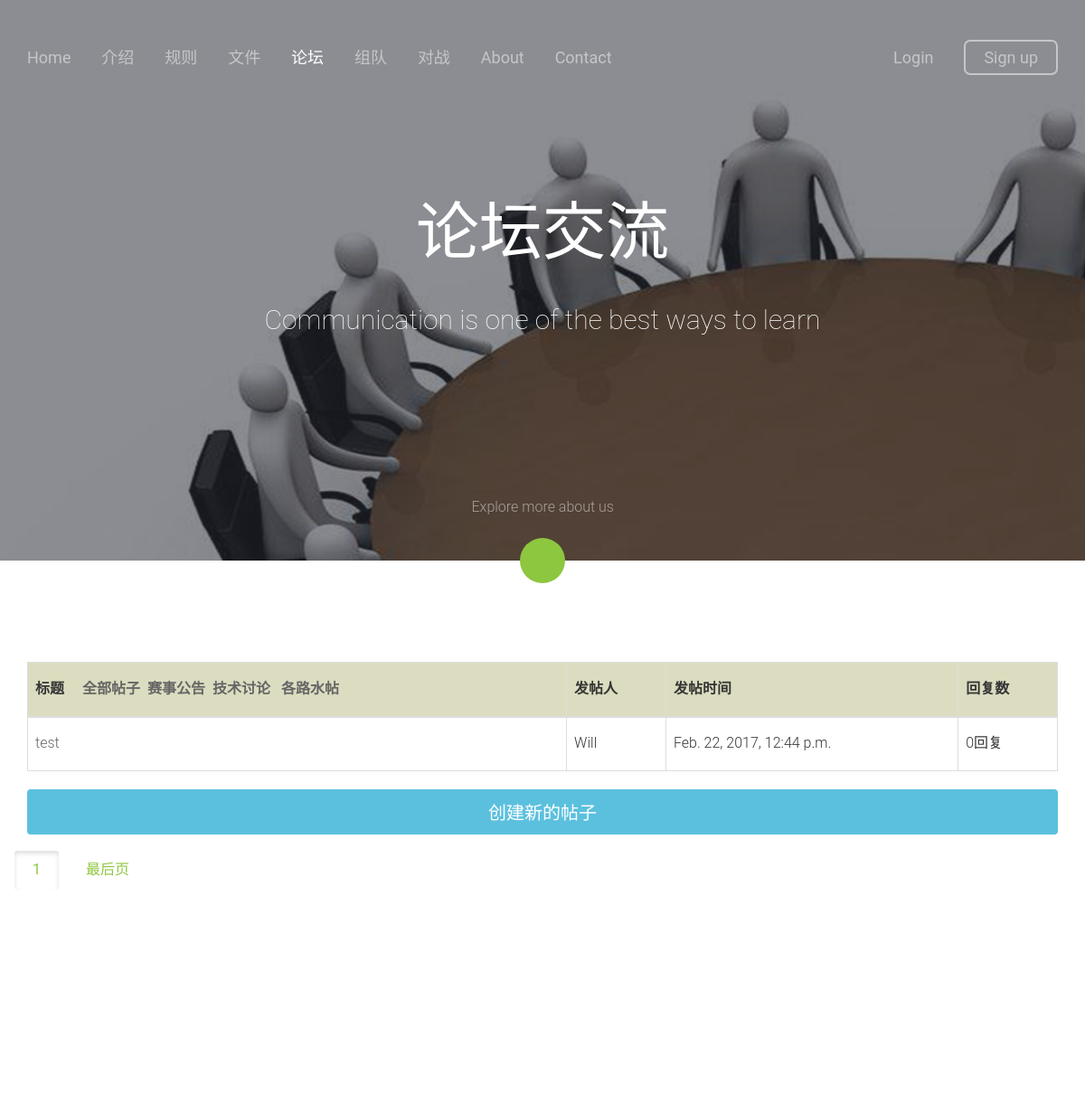
Before: /forum_index with the older database file.
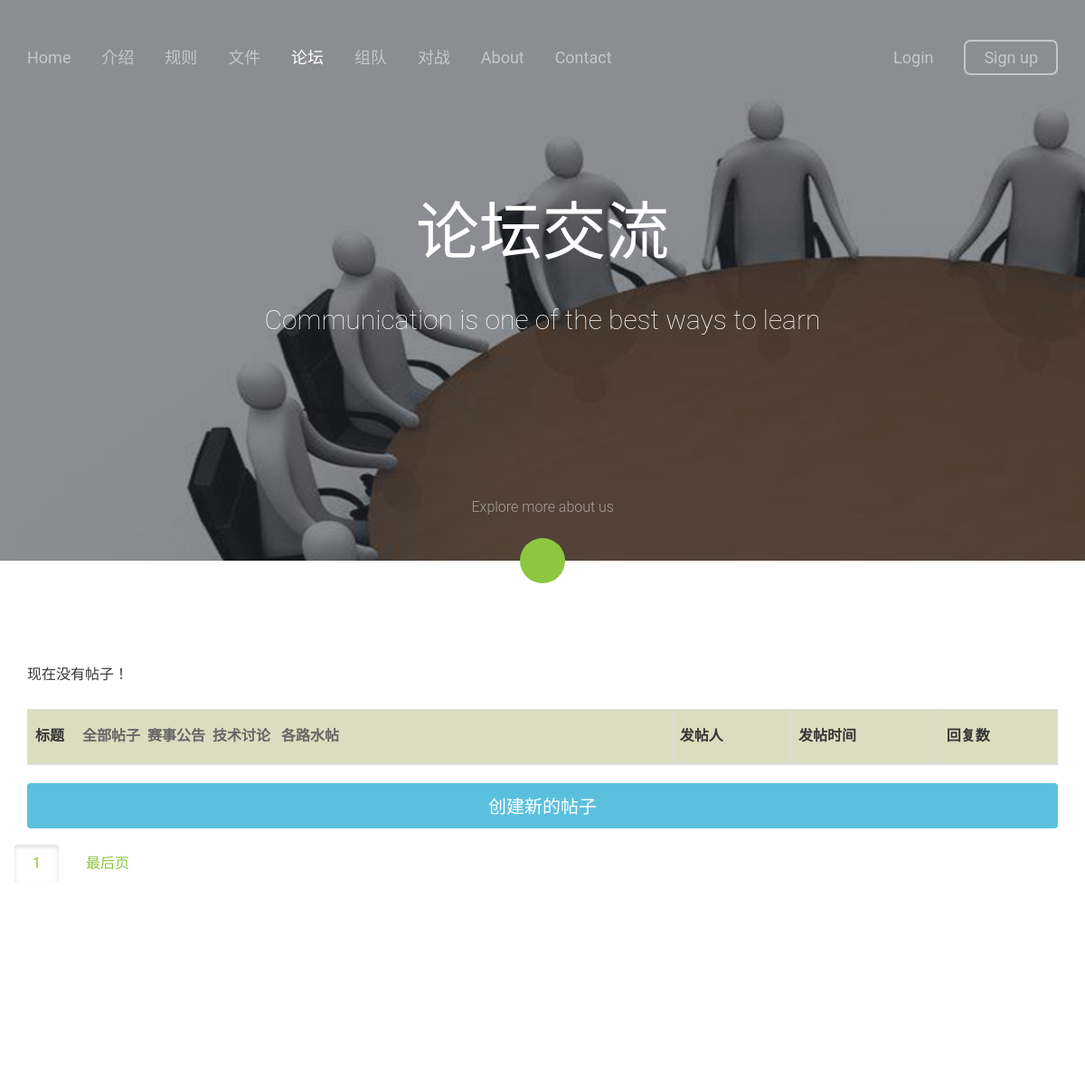
After: the same page with the newer database file.
### forum/models.py (models this page shows, shortened)
class Post(models.Model):
	Category_List=(
		('1','赛事公告'),
		('2','技术讨论'),
		('3','bug汇报'),
		)
	title = models.CharField(u'评论标题',max_length=100)
	timestamp = models.DateTimeField(auto_now=True)
	content = models.TextField(u'内容',blank=True, null=True)
	sender = models.ForeignKey(User,on_delete=models.CASCADE)
	category = models.CharField(max_length = 1,default=1,choices=Category_List)
	priority = models.IntegerField(default=1000,verbose_name="优先级")

### forum/views.py (the view)
# urls.py: url(r'^forum_index$',views.forum_index,name='forum_index'),
def forum_index(request,page=1):
	post_list = Post.objects.order_by('priority','-timestamp')
	paginator = Paginator(post_list,5)
	delete_id = None
	delete_id = request.POST.get('delete_id','')
	if request.user.is_authenticated():
		print(1)
	try:
		post = Post.objects.get(id=int(delete_id))
		post.delete()
	except Exception:
		pass
	try:
		page = int (request.GET.get('page','1'))
	except ValueError:
		page = 1
	try:
		posts = paginator.page(page)
	except (EmptyPage,InvalidPage):
		posts = paginator.page(paginator.num_pages)
	for i in range(page,page+3):
		if i > paginator.num_pages:
			break
		maxpage = i
	for i in range(page,page-3,-1):
		if i < 1:
			break
		minpage = i
	pagerange=range(minpage,maxpage+1)
	if request.user.is_authenticated():
		return render(request,'forum_index_after_login.html',{"posts":posts,"pagerange":pagerange,})
	else:
		return render(request,'forum_index.html',{"posts":posts,"pagerange":pagerange,})

### forum/templates/forum_index.html (shortened to what this page needs)
{% load static %}
<!DOCTYPE html>
 <html class="no-js">
	<head>
	<link rel="stylesheet" href="static/css/animate.css"/>
	<link rel="stylesheet" href="{% static 'css/flexslider.css' %}"/>
	<link rel="stylesheet" href="{% static 'css/icomoon.css' %}"/>
	<link rel="stylesheet" href="{% static 'css/bootstrap.css' %}"/>
	<link rel="stylesheet" href="{% static 'css/style.css' %}"/>
	</head>
	<body>
	<div id="ts-page">
		<section id="ts-header">
			<div class="container">
				<nav role="navigation">
					<ul class="pull-left left-menu">
						<li><a href="{% url 'index:index' %}">Home</a></li>
						<li><a href="{% url 'index:intro' %}">介绍</a></li>
						<li><a href="{% url 'index:rule' %}">规则</a></li>
						<li><a href="{% url 'file:notice' %}">文件</a></li>
						<li class="active"><a href="{% url 'forum:forum_index' %}">论坛</a></li>
						<li><a href="{% static 'teams:index' %}">组队</a></li>
						<li><a href="{% url 'fight:fight' %}">对战</a></li>
						<li><a href="https://www.eesast.com">About</a></li>
						<li><a href="{% url 'index:contact' %}">Contact</a></li>
					</ul>
					<ul class="pull-right right-menu">
						<li><a href="{% url 'login:login' %}">Login</a></li>
						<li class="ts-cta-btn"><a href="https://www.eesast.com/account/simplesignup">Sign up</a></li>
					</ul>
				</nav>
			</div>
		</section>
		<section id="ts-hero" class="no-js-fullheight" style="background-image: url({% static 'images/forum_full.jpg' %});" data-next="yes">
			<div class="ts-overlay"></div>
			<div class="container">
				<div class="ts-intro no-js-fullheight">
					<div class="ts-intro-text">
						<div class="ts-center-position">
							<h2 class="animate-box">论坛交流</h2>
							<h3 class="animate-box">Communication is one of the best ways to learn</h3>
						</div>
					</div>
				</div>
			</div>
			<div class="ts-learn-more animate-box">
				<a href="#" class="scroll-btn">
					<span class="text">Explore more about us</span>
					<span class="arrow"><i class="icon-chevron-down"></i></span>
				</a>
			</div>
		</section>
		<section id="ts-about">
			<div class="container">
				<div class="row">
					<div class="col-md-12">
						<table class="table table-bordered table-forum">
							<thead style="font-weight:bold; background-color:#dcddc0;">
								<tr>
									<td>标题 &nbsp &nbsp <a href="#">全部帖子</a>&nbsp <a href="#">赛事公告</a>&nbsp <a href="#">技术讨论</a> &nbsp <a href="#">各路水帖</a></td>
									<td>发帖人</td>
									<td>发帖时间</td>
									<td>回复数</td>
								</tr>
							</thead>
							<tbody>
								{% if posts %}
								{% for post in posts.object_list %}
								<tr>
									<td><a href="forum_content/{{post.id}}">{{post.title}}</a></td>
									<td>{{post.sender}}</td>
									<td>{{post.timestamp}}</td>
									<td>{{post.p_comment.count}}回复</td>
								</tr>
							</tbody>
							{% endfor %}
							{% else %}<p>现在没有帖子！</p>
							{% endif %}
						</table>
						<div onclick = "document.getElementById('noreply').style.display='block'"><button class="btn btn-block btn-info"  style="font-size:20px; height:50px; margin-bottom:17px;">创建新的帖子</button></div>
					</div>
					<div id="pagination">
														{% for i in pagerange %}
                                                        <a href="community_index?page=i" class="btn active">{{i}}</a>
                                                        {% endfor %}
                                                        <a href="community_index?page={{posts.paginator.num_pages}}" class="btn">最后页</a>
                                                </div>
				</div>
			</div>
		</section>
		<footer id="ts-footer">
		</footer>
	</div>
	</body>
</html>

Changed rows visible on the page:
removed Post: title "test", sender "Will", timestamp "Feb. 22, 2017, 12:44 p.m.", p_comment.count "0"
Other visible differences:
text now shown: "现在没有帖子！"
